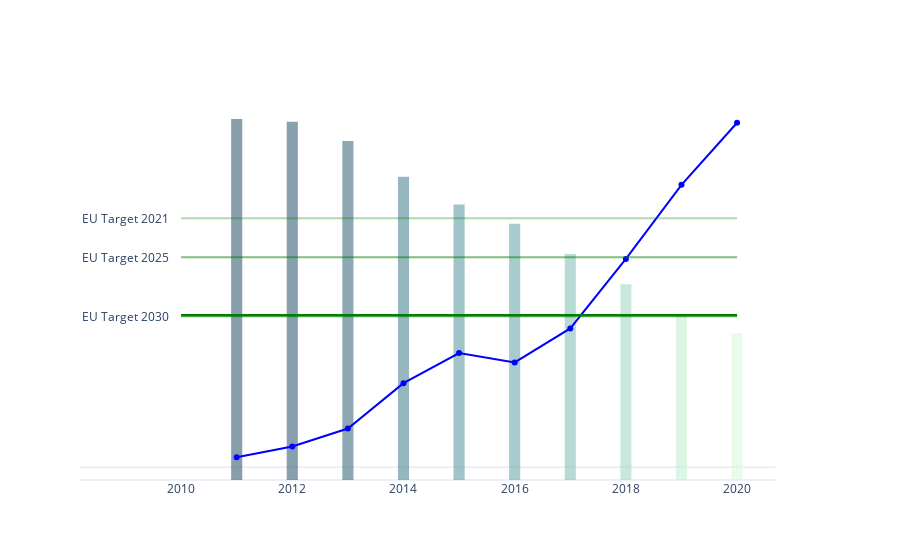

The notebook cell this image was saved under:
### Code cell
df = df.loc[2011:]

fig = make_subplots(specs=[[{"secondary_y": True}]])

fig.add_trace(
    go.Bar(x=df.index.values, y=df['Avg fleet intensity'], name="New Fleet Intensity, gCO2/km", opacity=.5,
           width=.2,
          marker=dict(color=df['Avg fleet intensity'], colorscale='darkmint', line=dict(width=0),
                     ),
          )
    ,
    secondary_y=False,
)

fig.add_trace(
    go.Scatter(x=df.index.values, y=df['% Newly Registered Cars'], name="yaxis data", 
                  marker=dict(color='blue')),
    secondary_y=True,


)


fig.add_shape(x0=2010,x1=2020, y0=59.9, y1=59.9, line=dict(color='green'))

target_2030 = 59.4
target_2025 = 80.8
target_2021 = 95

fig.add_shape(x0=2010,x1=2020, y0=target_2021, y1=target_2021, line=dict(color='green'), name='EU Target 2021',
                         opacity=.3)

fig.add_annotation(text="EU Target 2021", x=2009, y=target_2021, showarrow=False)
                   
fig.add_shape(x0=2010,x1=2020, y0=target_2025, y1=target_2025, line=dict(color='green'), name='EU Target 2025',
                         opacity=.5)

fig.add_annotation(text="EU Target 2025", x=2009, y=target_2025, showarrow=False)

fig.add_shape(x0=2010,x1=2020, y0=target_2030, y1=target_2030, line=dict(color='green'), name='EU Target 2030',
             opacity=.7)
fig.add_annotation(text="EU Target 2030", x=2009, y=target_2030, showarrow=False)


fig.update_layout(template='plotly_white', showlegend=False)


fig.update_yaxes(showgrid=False, secondary_y=True)
fig.update_yaxes(showgrid=False, showticklabels=False)

### Figure 1 — Plotly figure (JSON) as saved in the notebook; plotly's stock layout.template omitted (floating-point values rounded to 4 significant figures)
{"data": [{"marker": {"color": [131, 130, 123, 110, 100, 93, 82, 71, 60, 53.33], "colorscale": [[0, "rgb(210, 251, 212)"], [0.1667, "rgb(165, 219, 194)"], [0.3333, "rgb(123, 188, 176)"], [0.5, "rgb(85, 156, 158)"], [0.6667, "rgb(58, 124, 137)"], [0.8333, "rgb(35, 93, 114)"], [1, "rgb(18, 63, 90)"]], "line": {"width": 0}}, "name": "New Fleet Intensity, gCO2/km", "opacity": 0.5, "type": "bar", "width": 0.2, "x": [2011, 2012, 2013, 2014, 2015, 2016, 2017, 2018, 2019, 2020], "xaxis": "x", "y": [131, 130, 123, 110, 100, 93, 82, 71, 60, 53.33], "yaxis": "y"}, {"marker": {"color": "blue"}, "name": "yaxis data", "type": "scatter", "x": [2011, 2012, 2013, 2014, 2015, 2016, 2017, 2018, 2019, 2020], "xaxis": "x", "y": [1.5, 3.1, 5.8, 12.6, 17.1, 15.7, 20.8, 31.2, 42.3, 51.6], "yaxis": "y2"}], "layout": {"annotations": [{"showarrow": false, "text": "EU Target 2021", "x": 2009, "y": 95}, {"showarrow": false, "text": "EU Target 2025", "x": 2009, "y": 80.8}, {"showarrow": false, "text": "EU Target 2030", "x": 2009, "y": 59.4}], "shapes": [{"line": {"color": "green"}, "x0": 2010, "x1": 2020, "y0": 59.9, "y1": 59.9}, {"line": {"color": "green"}, "name": "EU Target 2021", "opacity": 0.3, "x0": 2010, "x1": 2020, "y0": 95, "y1": 95}, {"line": {"color": "green"}, "name": "EU Target 2025", "opacity": 0.5, "x0": 2010, "x1": 2020, "y0": 80.8, "y1": 80.8}, {"line": {"color": "green"}, "name": "EU Target 2030", "opacity": 0.7, "x0": 2010, "x1": 2020, "y0": 59.4, "y1": 59.4}], "showlegend": false, "xaxis": {"anchor": "y", "domain": [0, 0.94]}, "yaxis": {"anchor": "x", "domain": [0, 1], "showgrid": false, "showticklabels": false}, "yaxis2": {"anchor": "x", "overlaying": "y", "showgrid": false, "showticklabels": false, "side": "right"}}}
